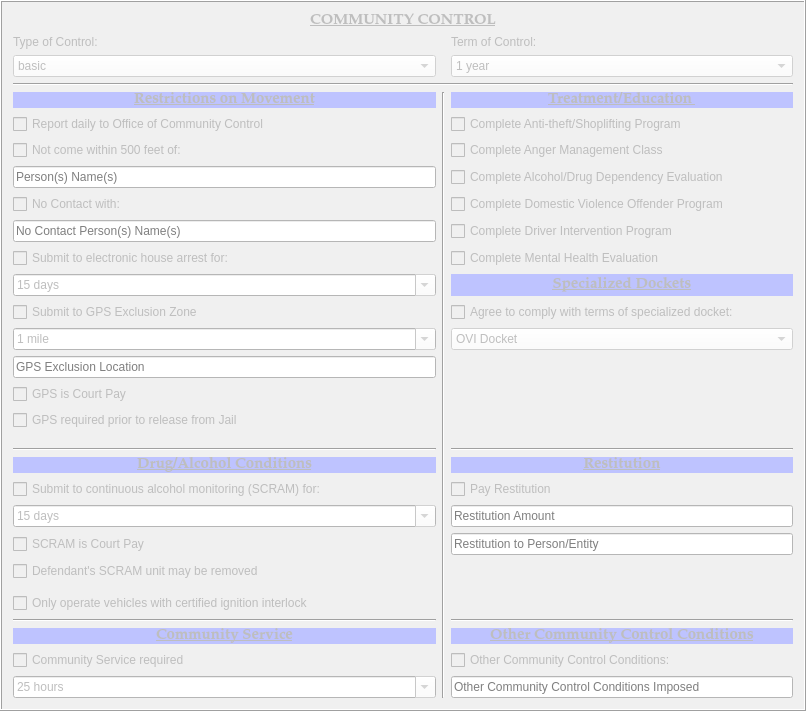
        <widget class="QFrame" name="community_control_frame">
         <property name="enabled">
          <bool>false</bool>
         </property>
         <property name="styleSheet">
          <string notr="true">background-color: rgb(240, 240, 240);</string>
         </property>
         <property name="frameShape">
          <enum>QFrame::Box</enum>
         </property>
         <property name="frameShadow">
          <enum>QFrame::Raised</enum>
         </property>
         <layout class="QGridLayout" name="gridLayout_3">
          <item row="29" column="2">
           <widget class="ConditionCheckbox" name="other_community_control_checkBox">
            <property name="text">
             <string>Other Community Control Conditions:</string>
            </property>
           </widget>
          </item>
          <item row="15" column="0">
           <widget class="ConditionCheckbox" name="gps_court_pay_checkBox">
            <property name="text">
             <string>GPS is Court Pay</string>
            </property>
           </widget>
          </item>
          <item row="16" column="0">
           <widget class="ConditionCheckbox" name="gps_prior_to_release_checkBox">
            <property name="text">
             <string>GPS required prior to release from Jail</string>
            </property>
           </widget>
          </item>
          <item row="28" column="0">
           <widget class="QLabel" name="cs_label">
            <property name="font">
             <font>
              <family>Palatino Linotype</family>
              <pointsize>11</pointsize>
              <weight>75</weight>
              <italic>false</italic>
              <bold>true</bold>
              <underline>true</underline>
             </font>
            </property>
            <property name="styleSheet">
             <string notr="true">background-color: rgb(190, 195, 255);</string>
            </property>
            <property name="text">
             <string>Community Service</string>
            </property>
            <property name="alignment">
             <set>Qt::AlignCenter</set>
            </property>
           </widget>
          </item>
          <item row="29" column="0">
           <widget class="ConditionCheckbox" name="community_control_community_service_checkBox">
            <property name="text">
             <string>Community Service required                                       </string>
            </property>
           </widget>
          </item>
          <item row="28" column="2">
           <widget class="QLabel" name="label_12">
            <property name="font">
             <font>
              <family>Palatino Linotype</family>
              <pointsize>11</pointsize>
              <weight>75</weight>
              <italic>false</italic>
              <bold>true</bold>
              <underline>true</underline>
             </font>
            </property>
            <property name="styleSheet">
             <string notr="true">background-color: rgb(190, 195, 255);</string>
            </property>
            <property name="text">
             <string>Other Community Control Conditions</string>
            </property>
            <property name="alignment">
             <set>Qt::AlignCenter</set>
            </property>
           </widget>
          </item>
          <item row="13" column="0">
           <widget class="NoScrollComboBox" name="gps_exclusion_radius_box">
            <property name="minimumSize">
             <size>
              <width>200</width>
              <height>0</height>
             </size>
            </property>
            <property name="styleSheet">
             <string notr="true">background-color: rgb(255, 255, 255);</string>
            </property>
            <property name="editable">
             <bool>true</bool>
            </property>
            <item>
             <property name="text">
              <string>1 mile</string>
             </property>
            </item>
            <item>
             <property name="text">
              <string>0.5 mile</string>
             </property>
            </item>
            <item>
             <property name="text">
              <string>0.25 mile</string>
             </property>
            </item>
            <item>
             <property name="text">
              <string>500 feet</string>
             </property>
            </item>
            <item>
             <property name="text">
              <string>2 miles</string>
             </property>
            </item>
            <item>
             <property name="text">
              <string>5 miles</string>
             </property>
            </item>
            <item>
             <property name="text">
              <string>10 miles</string>
             </property>
            </item>
           </widget>
          </item>
          <item row="10" column="0">
           <widget class="ConditionCheckbox" name="house_arrest_checkBox">
            <property name="text">
             <string>Submit to electronic house arrest for:                          </string>
            </property>
           </widget>
          </item>
          <item row="20" column="2">
           <widget class="QLabel" name="label_4">
            <property name="font">
             <font>
              <family>Palatino Linotype</family>
              <pointsize>11</pointsize>
              <weight>75</weight>
              <italic>false</italic>
              <bold>true</bold>
              <underline>true</underline>
             </font>
            </property>
            <property name="styleSheet">
             <string notr="true">background-color: rgb(190, 195, 255);</string>
            </property>
            <property name="text">
             <string>Restitution</string>
            </property>
            <property name="alignment">
             <set>Qt::AlignCenter</set>
            </property>
           </widget>
          </item>
          <item row="21" column="0">
           <widget class="ConditionCheckbox" name="alcohol_monitoring_checkBox">
            <property name="text">
             <string>Submit to continuous alcohol monitoring (SCRAM) for:</string>
            </property>
           </widget>
          </item>
          <item row="9" column="2">
           <widget class="ConditionCheckbox" name="driver_intervention_program_checkBox">
            <property name="text">
             <string>Complete Driver Intervention Program </string>
            </property>
           </widget>
          </item>
          <item row="20" column="0">
           <widget class="QLabel" name="label_8">
            <property name="font">
             <font>
              <family>Palatino Linotype</family>
              <pointsize>11</pointsize>
              <weight>75</weight>
              <italic>false</italic>
              <bold>true</bold>
              <underline>true</underline>
             </font>
            </property>
            <property name="styleSheet">
             <string notr="true">background-color: rgb(190, 195, 255);</string>
            </property>
            <property name="text">
             <string>Drug/Alcohol Conditions</string>
            </property>
            <property name="alignment">
             <set>Qt::AlignCenter</set>
            </property>
           </widget>
          </item>
          <item row="21" column="2">
           <widget class="ConditionCheckbox" name="pay_restitution_checkBox">
            <property name="text">
             <string>Pay Restitution                                                                       </string>
            </property>
           </widget>
          </item>
          <item row="10" column="2">
           <widget class="ConditionCheckbox" name="mental_health_evaluation_checkBox">
            <property name="text">
             <string>Complete Mental Health Evaluation</string>
            </property>
           </widget>
          </item>
          <item row="12" column="0">
           <widget class="ConditionCheckbox" name="gps_exclusion_checkBox">
            <property name="maximumSize">
             <size>
              <width>16777215</width>
              <height>16777215</height>
             </size>
            </property>
            <property name="text">
             <string>Submit to GPS Exclusion Zone                                    </string>
            </property>
           </widget>
          </item>
          <item row="11" column="2">
           <widget class="QLabel" name="label_16">
            <property name="font">
             <font>
              <family>Palatino Linotype</family>
              <pointsize>11</pointsize>
              <weight>75</weight>
              <italic>false</italic>
              <bold>true</bold>
              <underline>true</underline>
             </font>
            </property>
            <property name="styleSheet">
             <string notr="true">background-color: rgb(190, 195, 255);</string>
            </property>
            <property name="text">
             <string>Specialized Dockets</string>
            </property>
            <property name="alignment">
             <set>Qt::AlignCenter</set>
            </property>
           </widget>
          </item>
          <item row="11" column="0">
           <widget class="NoScrollComboBox" name="house_arrest_time_box">
            <property name="minimumSize">
             <size>
              <width>200</width>
              <height>0</height>
             </size>
            </property>
            <property name="styleSheet">
             <string notr="true">background-color: rgb(255, 255, 255);</string>
            </property>
            <property name="editable">
             <bool>true</bool>
            </property>
            <item>
             <property name="text">
              <string>15 days</string>
             </property>
            </item>
            <item>
             <property name="text">
              <string>1 month</string>
             </property>
            </item>
            <item>
             <property name="text">
              <string>2 months</string>
             </property>
            </item>
            <item>
             <property name="text">
              <string>3 months</string>
             </property>
            </item>
            <item>
             <property name="text">
              <string>6 months</string>
             </property>
            </item>
           </widget>
          </item>
          <item row="12" column="2">
           <widget class="ConditionCheckbox" name="specialized_docket_checkBox">
            <property name="text">
             <string>Agree to comply with terms of specialized docket:</string>
            </property>
           </widget>
          </item>
          <item row="19" column="0">
           <widget class="Line" name="line_2">
            <property name="orientation">
             <enum>Qt::Horizontal</enum>
            </property>
           </widget>
          </item>
          <item row="19" column="2">
           <widget class="Line" name="line_19">
            <property name="orientation">
             <enum>Qt::Horizontal</enum>
            </property>
           </widget>
          </item>
          <item row="27" column="2">
           <widget class="Line" name="line_3">
            <property name="orientation">
             <enum>Qt::Horizontal</enum>
            </property>
           </widget>
          </item>
          <item row="26" column="0">
           <widget class="ConditionCheckbox" name="interlock_vehicles_checkBox">
            <property name="text">
             <string>Only operate vehicles with certified ignition interlock</string>
            </property>
           </widget>
          </item>
          <item row="27" column="0">
           <widget class="Line" name="line_4">
            <property name="orientation">
             <enum>Qt::Horizontal</enum>
            </property>
           </widget>
          </item>
          <item row="30" column="0">
           <widget class="NoScrollComboBox" name="community_control_community_service_hours_box">
            <property name="minimumSize">
             <size>
              <width>200</width>
              <height>0</height>
             </size>
            </property>
            <property name="styleSheet">
             <string notr="true">background-color: rgb(255, 255, 255);</string>
            </property>
            <property name="editable">
             <bool>true</bool>
            </property>
            <item>
             <property name="text">
              <string>25 hours</string>
             </property>
            </item>
            <item>
             <property name="text">
              <string>50 hours</string>
             </property>
            </item>
            <item>
             <property name="text">
              <string>100 hours</string>
             </property>
            </item>
            <item>
             <property name="text">
              <string>200 hours</string>
             </property>
            </item>
            <item>
             <property name="text">
              <string>500 hours</string>
             </property>
            </item>
           </widget>
          </item>
          <item row="8" column="0">
           <widget class="ConditionCheckbox" name="community_control_no_contact_checkBox">
            <property name="text">
             <string>No Contact with:                                                                                             </string>
            </property>
           </widget>
          </item>
          <item row="30" column="2">
           <widget class="QLineEdit" name="other_community_control_conditions_box">
            <property name="styleSheet">
             <string notr="true">background-color: rgb(255, 255, 255);</string>
            </property>
            <property name="placeholderText">
             <string>Other Community Control Conditions Imposed</string>
            </property>
           </widget>
          </item>
          <item row="0" column="0" colspan="3">
           <widget class="QLabel" name="label_25">
            <property name="sizePolicy">
             <sizepolicy hsizetype="Minimum" vsizetype="Minimum">
              <horstretch>0</horstretch>
              <verstretch>0</verstretch>
             </sizepolicy>
            </property>
            <property name="maximumSize">
             <size>
              <width>16777215</width>
              <height>100</height>
             </size>
            </property>
            <property name="font">
             <font>
              <family>Palatino Linotype</family>
              <pointsize>11</pointsize>
              <weight>75</weight>
              <italic>false</italic>
              <bold>true</bold>
              <underline>true</underline>
             </font>
            </property>
            <property name="text">
             <string>COMMUNITY CONTROL</string>
            </property>
            <property name="alignment">
             <set>Qt::AlignCenter</set>
            </property>
           </widget>
          </item>
          <item row="8" column="2">
           <widget class="ConditionCheckbox" name="domestic_violence_program_checkBox">
            <property name="text">
             <string>Complete Domestic Violence Offender Program</string>
            </property>
           </widget>
          </item>
          <item row="1" column="0">
           <widget class="QLabel" name="label_2">
            <property name="text">
             <string>Type of Control:</string>
            </property>
           </widget>
          </item>
          <item row="9" column="0">
           <widget class="QLineEdit" name="community_control_no_contact_with_box">
            <property name="sizePolicy">
             <sizepolicy hsizetype="Preferred" vsizetype="Fixed">
              <horstretch>0</horstretch>
              <verstretch>0</verstretch>
             </sizepolicy>
            </property>
            <property name="minimumSize">
             <size>
              <width>200</width>
              <height>0</height>
             </size>
            </property>
            <property name="styleSheet">
             <string notr="true">background-color: rgb(255, 255, 255);</string>
            </property>
            <property name="placeholderText">
             <string>No Contact Person(s) Name(s)</string>
            </property>
           </widget>
          </item>
          <item row="2" column="2">
           <widget class="NoScrollComboBox" name="community_control_term_of_control_box">
            <property name="focusPolicy">
             <enum>Qt::StrongFocus</enum>
            </property>
            <property name="styleSheet">
             <string notr="true">background-color: rgb(255, 255, 255);</string>
            </property>
            <property name="editable">
             <bool>false</bool>
            </property>
            <item>
             <property name="text">
              <string>1 year</string>
             </property>
            </item>
            <item>
             <property name="text">
              <string>6 months</string>
             </property>
            </item>
            <item>
             <property name="text">
              <string>18 months</string>
             </property>
            </item>
            <item>
             <property name="text">
              <string>2 years</string>
             </property>
            </item>
            <item>
             <property name="text">
              <string>3 years</string>
             </property>
            </item>
            <item>
             <property name="text">
              <string>4 years</string>
             </property>
            </item>
            <item>
             <property name="text">
              <string>5 years</string>
             </property>
            </item>
           </widget>
          </item>
          <item row="2" column="0">
           <widget class="NoScrollComboBox" name="community_control_type_of_control_box">
            <property name="focusPolicy">
             <enum>Qt::StrongFocus</enum>
            </property>
            <property name="styleSheet">
             <string notr="true">background-color: rgb(255, 255, 255);</string>
            </property>
            <item>
             <property name="text">
              <string>basic</string>
             </property>
            </item>
            <item>
             <property name="text">
              <string>intensive</string>
             </property>
            </item>
            <item>
             <property name="text">
              <string>monitored</string>
             </property>
            </item>
           </widget>
          </item>
          <item row="3" column="0" colspan="3">
           <widget class="Line" name="line">
            <property name="orientation">
             <enum>Qt::Horizontal</enum>
            </property>
           </widget>
          </item>
          <item row="1" column="2">
           <widget class="QLabel" name="test">
            <property name="text">
             <string>Term of Control:</string>
            </property>
           </widget>
          </item>
          <item row="4" column="1" rowspan="27">
           <widget class="Line" name="line_6">
            <property name="orientation">
             <enum>Qt::Vertical</enum>
            </property>
           </widget>
          </item>
          <item row="4" column="0">
           <widget class="QLabel" name="label_7">
            <property name="font">
             <font>
              <family>Palatino Linotype</family>
              <pointsize>11</pointsize>
              <weight>75</weight>
              <italic>false</italic>
              <bold>true</bold>
              <underline>true</underline>
             </font>
            </property>
            <property name="styleSheet">
             <string notr="true">background-color: rgb(190, 195, 255);</string>
            </property>
            <property name="frameShadow">
             <enum>QFrame::Plain</enum>
            </property>
            <property name="text">
             <string>Restrictions on Movement</string>
            </property>
            <property name="alignment">
             <set>Qt::AlignCenter</set>
            </property>
           </widget>
          </item>
          <item row="5" column="0">
           <widget class="ConditionCheckbox" name="daily_reporting_checkBox">
            <property name="text">
             <string>Report daily to Office of Community Control</string>
            </property>
           </widget>
          </item>
          <item row="5" column="2">
           <widget class="ConditionCheckbox" name="antitheft_checkBox">
            <property name="text">
             <string>Complete Anti-theft/Shoplifting Program</string>
            </property>
           </widget>
          </item>
          <item row="6" column="0">
           <widget class="ConditionCheckbox" name="community_control_not_within_500_feet_checkBox">
            <property name="text">
             <string>Not come within 500 feet of:                                    </string>
            </property>
           </widget>
          </item>
          <item row="6" column="2">
           <widget class="ConditionCheckbox" name="anger_management_checkBox">
            <property name="text">
             <string>Complete Anger Management Class</string>
            </property>
           </widget>
          </item>
          <item row="4" column="2">
           <widget class="QLabel" name="label_6">
            <property name="font">
             <font>
              <family>Palatino Linotype</family>
              <pointsize>11</pointsize>
              <weight>75</weight>
              <italic>false</italic>
              <bold>true</bold>
              <underline>true</underline>
             </font>
            </property>
            <property name="styleSheet">
             <string notr="true">background-color: rgb(190, 195, 255);</string>
            </property>
            <property name="text">
             <string>Treatment/Education </string>
            </property>
            <property name="alignment">
             <set>Qt::AlignCenter</set>
            </property>
           </widget>
          </item>
          <item row="7" column="2">
           <widget class="ConditionCheckbox" name="alcohol_evaluation_checkBox">
            <property name="text">
             <string>Complete Alcohol/Drug Dependency Evaluation </string>
            </property>
           </widget>
          </item>
          <item row="23" column="0">
           <widget class="ConditionCheckbox" name="alcohol_monitoring_court_pay_checkBox">
            <property name="text">
             <string>SCRAM is Court Pay                                                                             </string>
            </property>
           </widget>
          </item>
          <item row="7" column="0">
           <widget class="QLineEdit" name="community_control_not_within_500_feet_person_box">
            <property name="sizePolicy">
             <sizepolicy hsizetype="Expanding" vsizetype="Fixed">
              <horstretch>0</horstretch>
              <verstretch>0</verstretch>
             </sizepolicy>
            </property>
            <property name="minimumSize">
             <size>
              <width>200</width>
              <height>0</height>
             </size>
            </property>
            <property name="styleSheet">
             <string notr="true">background-color: rgb(255, 255, 255);</string>
            </property>
            <property name="placeholderText">
             <string>Person(s) Name(s)</string>
            </property>
           </widget>
          </item>
          <item row="22" column="0">
           <widget class="NoScrollComboBox" name="alcohol_monitoring_time_box">
            <property name="minimumSize">
             <size>
              <width>200</width>
              <height>0</height>
             </size>
            </property>
            <property name="styleSheet">
             <string notr="true">background-color: rgb(255, 255, 255);</string>
            </property>
            <property name="editable">
             <bool>true</bool>
            </property>
            <item>
             <property name="text">
              <string>15 days</string>
             </property>
            </item>
            <item>
             <property name="text">
              <string>30 days</string>
             </property>
            </item>
            <item>
             <property name="text">
              <string>45 days</string>
             </property>
            </item>
            <item>
             <property name="text">
              <string>60 days</string>
             </property>
            </item>
            <item>
             <property name="text">
              <string>75 days</string>
             </property>
            </item>
            <item>
             <property name="text">
              <string>90 days</string>
             </property>
            </item>
            <item>
             <property name="text">
              <string>180 days</string>
             </property>
            </item>
           </widget>
          </item>
          <item row="23" column="2">
           <widget class="QLineEdit" name="pay_restitution_to_box">
            <property name="styleSheet">
             <string notr="true">background-color: rgb(255, 255, 255);</string>
            </property>
            <property name="placeholderText">
             <string>Restitution to Person/Entity</string>
            </property>
           </widget>
          </item>
          <item row="22" column="2">
           <widget class="QLineEdit" name="pay_restitution_amount_box">
            <property name="styleSheet">
             <string notr="true">background-color: rgb(255, 255, 255);</string>
            </property>
            <property name="placeholderText">
             <string>Restitution Amount</string>
            </property>
           </widget>
          </item>
          <item row="14" column="0">
           <widget class="QLineEdit" name="gps_exclusion_location_box">
            <property name="sizePolicy">
             <sizepolicy hsizetype="Preferred" vsizetype="Fixed">
              <horstretch>0</horstretch>
              <verstretch>0</verstretch>
             </sizepolicy>
            </property>
            <property name="styleSheet">
             <string notr="true">background-color: rgb(255, 255, 255);</string>
            </property>
            <property name="placeholderText">
             <string>GPS Exclusion Location</string>
            </property>
           </widget>
          </item>
          <item row="13" column="2">
           <widget class="NoScrollComboBox" name="specialized_docket_box">
            <property name="styleSheet">
             <string notr="true">background-color: rgb(255, 255, 255);</string>
            </property>
            <item>
             <property name="text">
              <string>OVI Docket</string>
             </property>
            </item>
            <item>
             <property name="text">
              <string>Mental Health Docket</string>
             </property>
            </item>
            <item>
             <property name="text">
              <string>Mission (Veteran's) Court</string>
             </property>
            </item>
           </widget>
          </item>
          <item row="24" column="0">
           <widget class="QCheckBox" name="scram_remove_checkBox">
            <property name="text">
             <string>Defendant's SCRAM unit may be removed</string>
            </property>
           </widget>
          </item>
         </layout>
        </widget>
